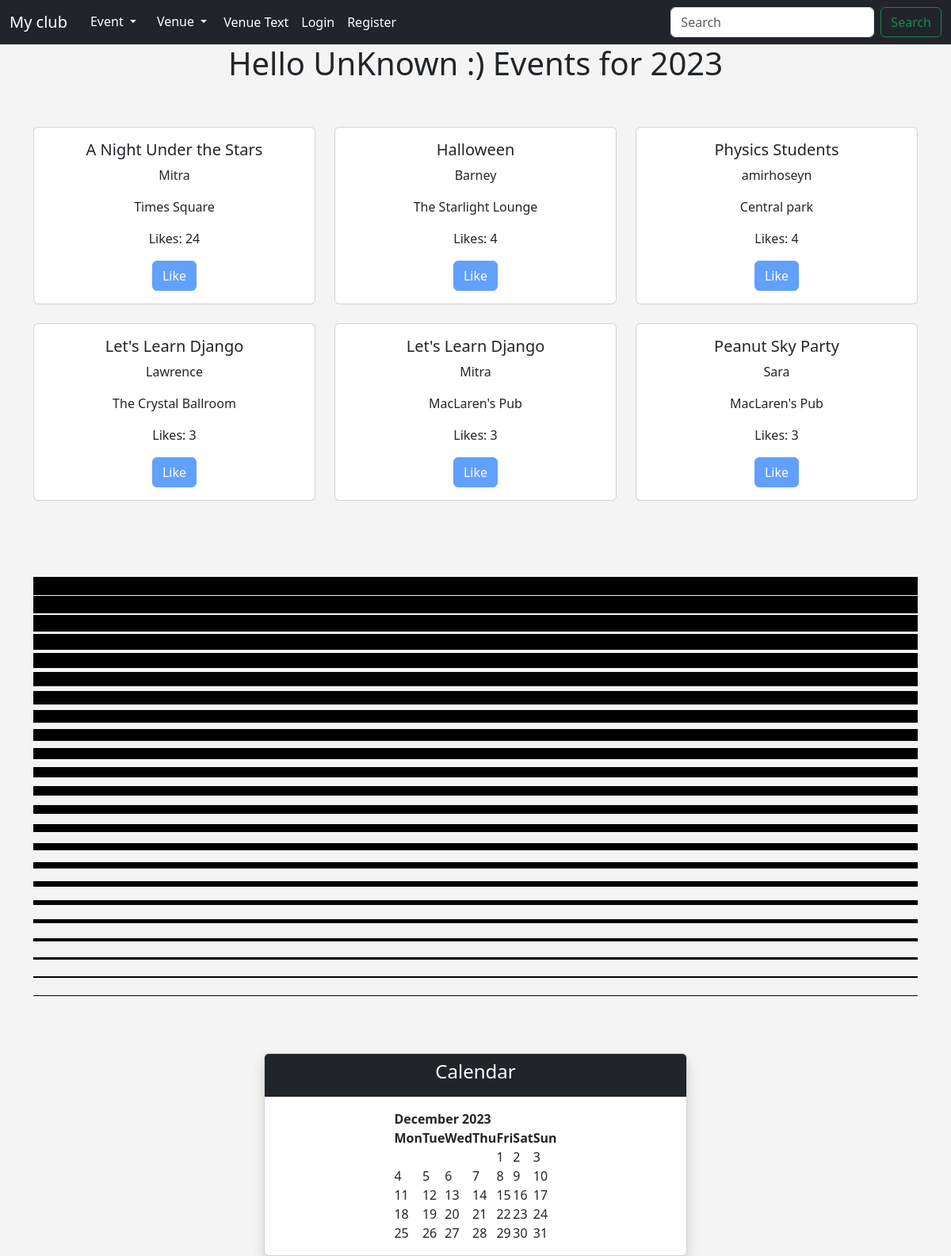
The page / on the database its author committed.
### events/models.py (models this page shows, shortened)
class Event(models.Model):
	name  = models.CharField('Event Name', max_length=120)
	event_date = models.DateTimeField('Event Date')
	venue = models.ForeignKey(Venue, blank=True, null=True, on_delete=models.CASCADE)
	manager = models.ForeignKey(User, blank=True, null=True, on_delete=models.SET_NULL)
	description = models.TextField(blank=True)
	attendees = models.ManyToManyField(MyClubUser, blank=True)
	likes = models.IntegerField(default=0)

class Venue(models.Model):
	name = models.CharField('Venue Name', max_length=120)
	address = models.CharField(max_length=300)
	zip_code = models.CharField('Zip Code', max_length=15)
	phone = models.CharField('Contact Phone', max_length=25, blank=True)
	web = models.URLField('Website Address', blank=True)
	email_address = models.EmailField('Email Address', blank=True)
	owner = models.ForeignKey(User, verbose_name=("Venue Owner"), on_delete=models.CASCADE)
	venue_image = models.ImageField(null=True, blank=True, upload_to="images/")
	def __str__(self):
		return self.name

### events/views.py (the view)
# urls.py: path('', views.home, name="home"),
def home(request,  year=datetime.now().year, month=datetime.now().strftime('%B')):
	name = "John"
	month = month.capitalize()
	month_number = list(calendar.month_name).index(month)
	month_number = int(month_number)
	now = datetime.now()
	current_year = int(now.year)
	cal = HTMLCalendar().formatmonth(
		year,
		month_number)
	popular_events = Event.objects.order_by('-likes')[:6]
	return render(request,
		'events/home.html', {"cal" : cal, "name" : name, "current_year" : current_year, 'popular_events' : popular_events})

### events/templates/events/home.html (shortened to what this page needs)
{% extends 'events/base.html' %}
{% block content %}
<center>
    {%if user.is_authenticated%}
    Last Visit: {{ user.uservisit.last_visit|date:'H:i:s' }}
        <h1>Hello {{user.username}}  Popular Events for {{ current_year }}</h1>
        {%else%}
        <h1>Hello UnKnown :) Events for {{ current_year }}</h1>
    {%endif%}
      <br><br>
<div class="row">
    {% for event in popular_events %}
        <div class="col-md-4">
            <div class="card mb-4">
                <div class="card-body">
                    <h5 class="card-title ">{{ event.name }}</h5>
                    <p class="card-text">{{ event.manager }}</p>
                    <p class="card-text">{{ event.venue }}</p>
                    <p class="card-text">Likes: {{ event.likes }}</p>
                    {%if user.is_authenticated%}
                    <form action="{% url 'like' event.id %}" method="post">
                        {% csrf_token %}
                        <button class="btn btn-primary" type="submit">Like</button>
                    </form>
                    {%else%}
                    <form action="{% url 'like' event.id %}" method="post">
                      <button class="btn btn-primary disabled" type="submit">Like</button>
                  </form>
                    {%endif%}
                </div>
            </div>
        </div>
    {% endfor %}
</div>
<br><br><br>
<div class="bg-black" style="margin-top:0px;height:23px"></div>
<div class="bg-black" style="margin-top:1px;height:22px"></div>
<div class="bg-black" style="margin-top:2px;height:21px"></div>
<div class="bg-black" style="margin-top:3px;height:20px"></div>
<div class="bg-black" style="margin-top:4px;height:19px"></div>
<div class="bg-black" style="margin-top:5px;height:18px"></div>
<div class="bg-black" style="margin-top:6px;height:17px"></div>
<div class="bg-black" style="margin-top:7px;height:16px"></div>
<div class="bg-black" style="margin-top:8px;height:15px"></div>
<div class="bg-black" style="margin-top:9px;height:14px"></div>
<div class="bg-black" style="margin-top:10px;height:13px"></div>
<div class="bg-black" style="margin-top:11px;height:12px"></div>
<div class="bg-black" style="margin-top:12px;height:11px"></div>
<div class="bg-black" style="margin-top:13px;height:10px"></div>
<div class="bg-black" style="margin-top:14px;height:9px"></div>
<div class="bg-black" style="margin-top:15px;height:8px"></div>
<div class="bg-black" style="margin-top:16px;height:7px"></div>
<div class="bg-black" style="margin-top:17px;height:6px"></div>
<div class="bg-black" style="margin-top:18px;height:5px"></div>
<div class="bg-black" style="margin-top:19px;height:4px"></div>
<div class="bg-black" style="margin-top:20px;height:3px"></div>
<div class="bg-black" style="margin-top:21px;height:2px"></div>
<div class="bg-black" style="margin-top:22px;height:1px"></div>
<br><br><br>
<div class="container">
  <div class="row justify-content-center">
    <div class="col-md-6">
      <div class="card shadow">
        <div class="card-header bg-dark text-white">
          <h4 class="text-center">Calendar</h4>
        </div>
        <div class="card-body">
          <div class="calendar">
            {{ cal|safe }}
          </div>
        </div>
      </div>
    </div>
  </div>
</div>
{% endblock %}

### events/templates/events/base.html (shortened to what this page needs)
<!doctype html>
<html lang="en">
  <head>
    <link href="https://cdn.jsdelivr.net/npm/bootstrap@5.3.2/dist/css/bootstrap.min.css" rel="stylesheet">
  </head>
  <body>
      {% include 'events/navbar.html' %}
      <div class="container">
      {% block content %}
      {% endblock %}
      </div>
  </body>
</html>

### events/templates/events/navbar.html (shortened to what this page needs)
<nav class="navbar navbar-expand-lg  bg-dark navbar-dark">
    <div class="container-fluid ">
      <a class="navbar-brand" href="{% url 'home' %}">My club</a>
      <div class="collapse navbar-collapse" id="navbarSupportedContent">
        <ul class="navbar-nav me-auto mb-2 mb-lg-0">
          <li class="nav-item dropdown">
            <button class="btn btn-dark dropdown-toggle" data-bs-toggle="dropdown" aria-expanded="false">
              Event
            </button>
          </li>
          <li class="nav-item dropdown">
            <button class="btn btn-dark dropdown-toggle" data-bs-toggle="dropdown" aria-expanded="false">
              Venue
            </button>
          </li>
          <li class="nav-item">
            <a class="nav-link active" aria-current="page" href="{% url 'venue-text'%}">Venue Text</a>
          </li>
          {%if user.is_authenticated%}
          <li class="nav-item">
            <a class="nav-link active" aria-current="page" href="{% url 'logout'%}">Logout</a>
          </li>
          {%else%}
          <li class="nav-item">
            <a class="nav-link active" aria-current="page" href="{% url 'login'%}">Login</a>
          </li>
          <li class="nav-item">
            <a class="nav-link active" aria-current="page" href="{% url 'register_user'%}">Register</a>
          </li>
          {%endif%}
        </ul>
        <form class="d-flex" method="POST" action="{% url 'search' %}">
          <input class="form-control me-2" type="search" placeholder="Search" aria-label="Search" name="searched">
          <button class="btn btn-outline-success" type="submit">Search</button>
      </form>
      </div>
    </div>
  </nav>

### events/templates/events/base.html (style rules this page uses)
body { background: #f4f4f4; }

### rows shown on the page
Event: name "A Night Under the Stars", manager "Mitra", venue "Times Square", likes "24"
Event: name "Halloween", manager "Barney", venue "The Starlight Lounge", likes "4"
Event: name "Physics Students", manager "amirhoseyn", venue "Central park", likes "4"
Event: name "Let's Learn Django", manager "Lawrence", venue "The Crystal Ballroom", likes "3"
Event: name "Let's Learn Django", manager "Mitra", venue "MacLaren's Pub", likes "3"
Event: name "Peanut Sky Party", manager "Sara", venue "MacLaren's Pub", likes "3"

### other values the page prints
{{ cal|safe }} "December 2023 Mon Tue Wed Thu Fri Sat Sun 1 2 3 4 5 6 7 8 9 10 11 12 13 14 15 16 17 18 19 20 21 22 23 24 25 26 27 28 29 30 31"
